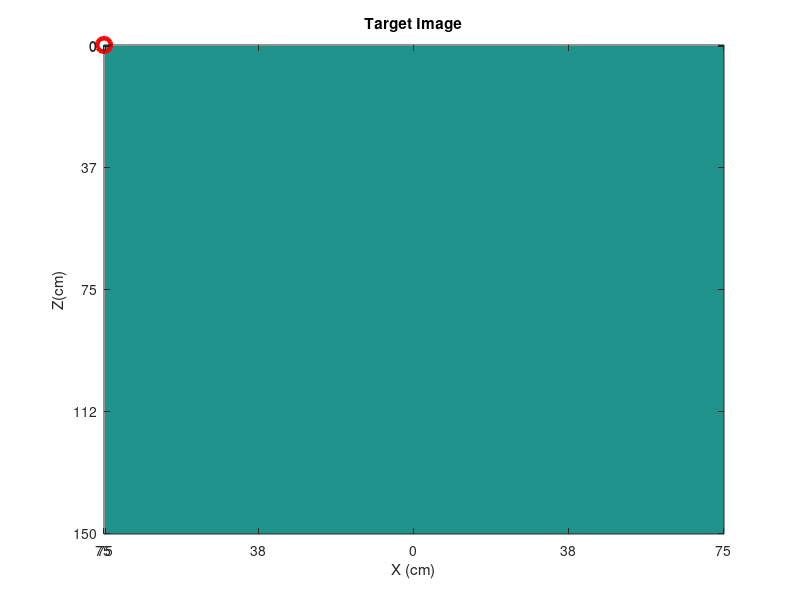
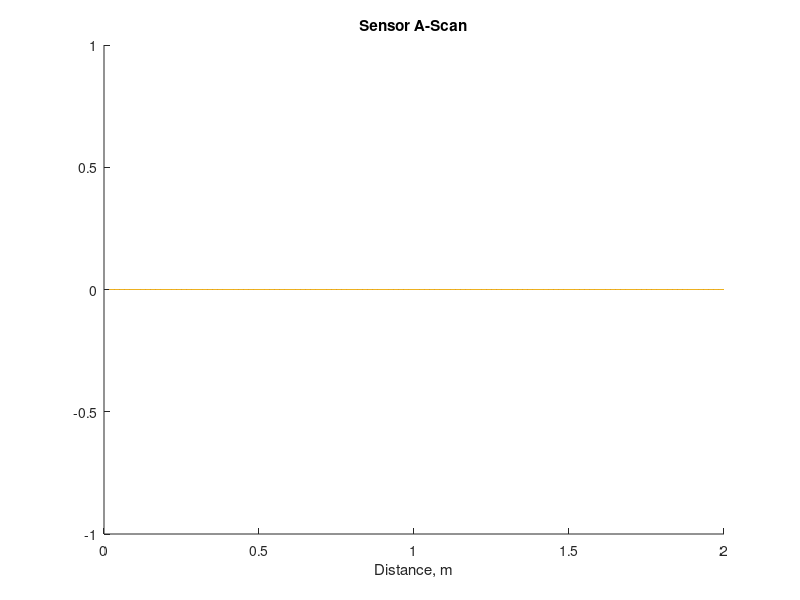
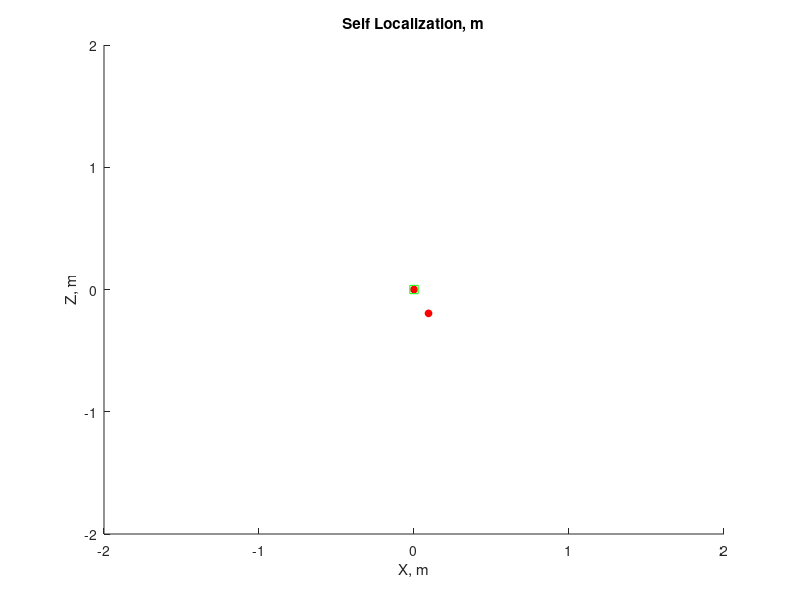

The MATLAB script that drew these images, in order: (Note: this script raises an error after producing the figures.)
%%%
% ULTRASONIC LOCALIZER
% EE292Q FINAL PROJECT SPRING 2023
% 


%% SETUP & PARAMETERS
clear; close all;

% physical parameters
c = 343; % speed of sound, m
sensor_locs = [-0.07 0 0.07]; % relative sensor x-locations, m
% target_locs = [0, 0;
%                0.25, 0.25]; % target [x,z] locations, m
% numTargets = size(target_locs, 1); % number of targets

% capture parameters
% file data parameters
data_from_file = 1; % if true, load data from directory instead of serial
input_directory = "test_data/Data 5-26/2targ";

% data_to_file = 0; % if true, output captured data to directory (not implemented)
% output_directory = "test_data";

% serial parameters
serial_port = "/dev/tty.usbmodem2102";
baud = 1000000; % baud rate
numMeasures = 5; % captures per sensor
numDevices = 3; % number of sensors
distMeasure = 2; % maximum distance measurement, matches firmware

% plotting parameters
%   these are also defined in some functions, but here because I'm lazy
% backprop image parameters
Nx = 400;
dx = 1.5/Nx;

% a scan plot parameters
d = (1:distMeasure*60)/60;

%% TESTING VALUES
% move these up to proper place when done
test_rel = [25   -52]*dx; % test value for relative target offset
target_locs = [0,0; test_rel];
numTargets = 2;

%% INITIALIZE SENSOR
if ~data_from_file
    s = serialport(serial_port, baud);
end

%% INITIALIZE PLOTS
% Target Image
fig1 = figure(1);
fig1img1 = imagesc(zeros(Nx,Nx)); hold on;
fig1tp1 = plot( ...
    zeros(numTargets,1), ...
    zeros(numTargets,1), ...
    'ro','MarkerSize',10,'LineWidth',3 ...
    );
title('Target Image')
xlabel('X (cm)')
ylabel('Z(cm)')
xticks([1 xticks])
yticks([1 yticks])
yticklabels(floor(yticks*dx*100))
xticklabels(ceil(abs(xticks-Nx/2)*dx*100))

% A-Scan
fig2 = figure(2); hold on;
fig2l1 = plot(d,zeros(size(d,2),numDevices),'LineStyle','--');
set(gca, 'ColorOrderIndex', 1)
fig2l2 = plot(d,zeros(size(d,2),numDevices),'LineStyle','-');
title('Sensor A-Scan')
xlabel('Distance, m')

% Self localization
fig3 = figure(3); hold on;
fig3l1 = plot(target_locs(:,1), target_locs(:,2), ...
    'ro','MarkerFaceColor','r','MarkerSize',5, ...
    'DisplayName','Targets');
fig3l2 = plot(0,0,'gs','DisplayName', 'Sensors');
xlabel('X, m');
ylabel('Z, m');
xlim([-distMeasure, distMeasure])
ylim([-distMeasure, distMeasure])
title('Self Localization, m');

%% LOCALIZATION LOOP
N = 100;
for ii = 1:N
    % Capture Ultrasonic Data
    %   AscanData:
    % [device, measurement, [I,Q], samples]
    %   Params:
    % [device, measurement, [port, range, amp, samples, op_freq, bandwidth]
    if data_from_file
        [AscanData, params] = GetAscanDataFromFile(input_directory, ii);
    else
        [AscanData, params] = GetAscanDataFromCH201(numDevices, numMeasures, distMeasure, s);
    end

    % Preprocess IQ Data
    [ppIQ, scaledAscan, deviceAscan] = preprocess_IQ(AscanData, numTargets);

    % Backpropagate to create image
    Im = zeros(400, 400, numDevices);
    for ii_dev = 1:numDevices
        % upconvert back to sample rate
        [data_pb, Fs] = upconv( ...
            squeeze(ppIQ(ii_dev,:,1,:)), ... % I
            squeeze(ppIQ(ii_dev,:,2,:)), ... % Q
            params(ii_dev,1,5)); % fs
        
        % define time vector
        t = 0:1/Fs:size(data_pb,2)/Fs - 1/Fs;
        
        % backprojection
        Im(:,:,ii_dev) = BackProj( ...
            hilbert(data_pb), ... % analytic signal of time series data
            sensor_locs(ii_dev), ... % receiver location(s)
            sensor_locs(ii_dev), ... % source location(s)
            c, ... % speed of sound
            Fs, ... % ?
            1.5, ... % x, m
            1.5 ... % z, m
            );
    end
    % merge backprop images
    combined_Im = squeeze(sum(abs(Im),3)).^2;
    
    % TODO: need convention on orientation of XZ coords 

    % itentify targets by xcorr method
    [points, heatmap] = FindTargetsConv(combined_Im, floor(target_locs/dx));
    
    % Identify targets in backpropgatation image
    points2 = FindTargets(numTargets, combined_Im);
    
    % Self-localize
    [x,z] = calcSenorsPos(target_locs, points);

    % Update Plots
    fig1img1.CData = combined_Im;
    fig1tp1.XData = points(:,1);
    fig1tp1.YData = points(:,2);

    for lidx=1:length(fig2l1)
        fig2l1(lidx).YData = deviceAscan(:,lidx);
        fig2l2(lidx).YData = scaledAscan(:,lidx);
    end
    
    fig3l2.XData = x*dx;
    fig3l2.YData = z*dx;

    pause(0.01)
end

%% CLEANUP 
clear s
